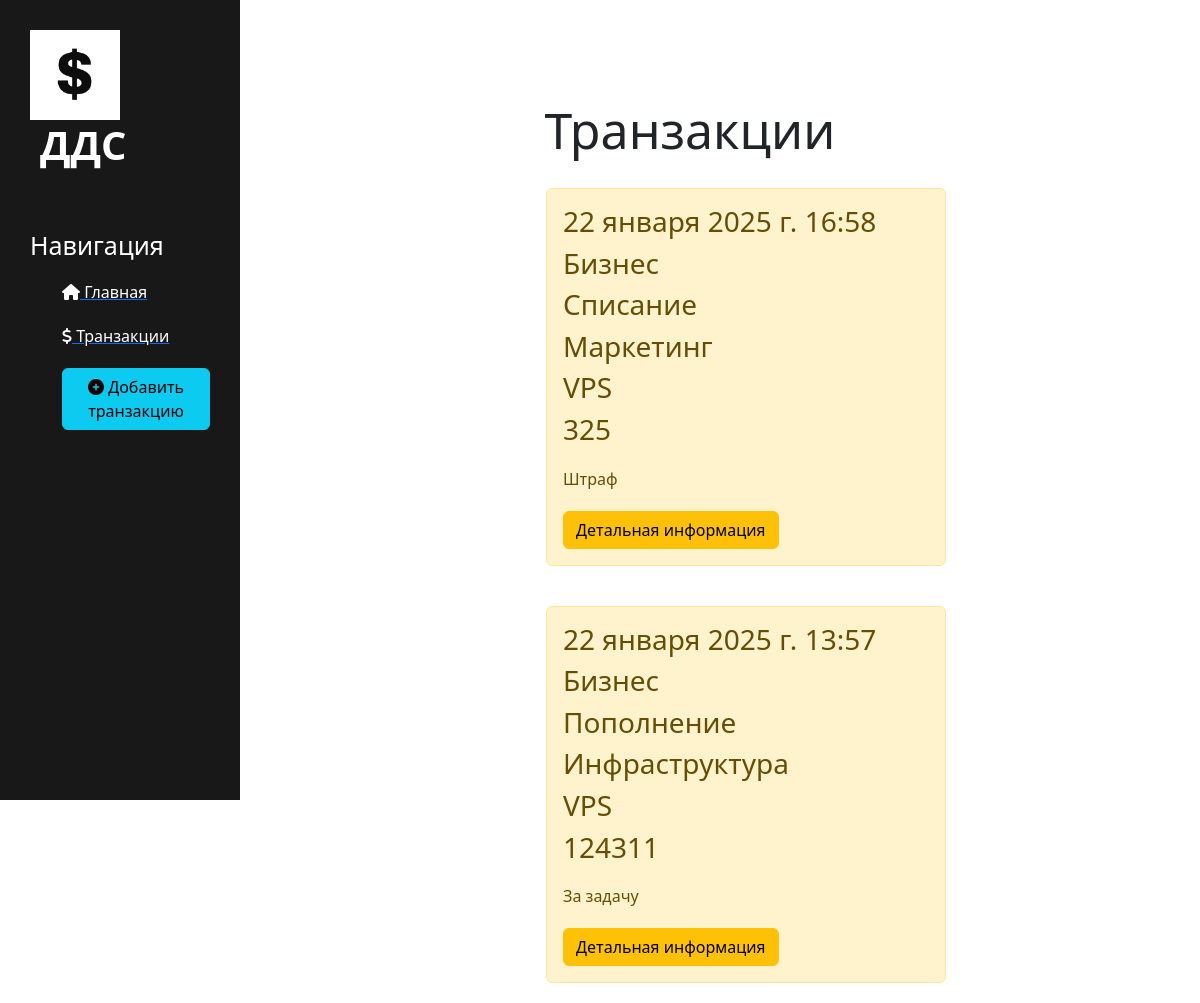
/transaction/, run on the app's committed database.
### transaction/models.py (models this page shows, shortened)
class Chek(models.Model):
    date_create = models.DateTimeField(auto_now_add=True)
    date_update = models.DateTimeField(auto_now=True)
    status = models.ForeignKey(Status, on_delete=models.PROTECT)
    type = models.ForeignKey(Type, on_delete=models.PROTECT)
    category = models.ForeignKey(Category, on_delete=models.PROTECT)
    sub_categoty = models.ForeignKey(SubCategory, on_delete=models.PROTECT)
    summ = models.IntegerField()
    coment = models.CharField('Коментарий', max_length=250)
    class Meta:
        verbose_name = 'Транзакция'
        verbose_name_plural = 'Транзакции'

class Status(models.Model):
    name = models.CharField(max_length=255, db_index=True)
    def __str__(self):
        return self.name
    class Meta:
        verbose_name = 'Статус'
        verbose_name_plural = 'Статусы'

class Type(models.Model):
    name = models.CharField(max_length=255, db_index=True)
    def __str__(self):
        return self.name
    class Meta:
        verbose_name = 'Тип'
        verbose_name_plural = 'Типы'

class Category(models.Model):
    name = models.CharField(max_length=255, db_index=True)
    def __str__(self):
        return self.name
    class Meta:
        verbose_name = 'Категория'
        verbose_name_plural = 'Категории'

class SubCategory(models.Model):
    name = models.CharField(max_length=255, db_index=True)
    category = models.ForeignKey(Category, on_delete=models.PROTECT)
    def __str__(self):
        return self.name
    class Meta:
        verbose_name = 'Под-категория'
        verbose_name_plural = 'Под-категории'

### transaction/views.py (the view)
# urls.py: path('', views.tran_home, name='tran_home'),
def tran_home(request):
    cheks = Chek.objects.order_by('-date_create')
    return render(request, 'transaction/tran_home.html', {'cheks': cheks})

### transaction/templates/transaction/tran_home.html (shortened to what this page needs)
{% extends 'main/layout.html' %}
{% block content %}
    <div class="features">
        <h1>Транзакции</h1>
        {% if cheks %}
            {% for el in cheks %}
                <div class="alert alert-warning">
                    <h3>{{ el.date_create }}</h3>
                    <h3>{{ el.status }}</h3>
                    <h3>{{ el.type }}</h3>
                    <h3>{{ el.category }}</h3>
                    <h3>{{ el.sub_categoty }}</h3>
                    <h3>{{ el.summ }}</h3>
                    <p>{{ el.coment }}</p>
                    <a href="{% url 'tran-detail' el.id %}" class="btn btn-warning">Детальная информация</a>
                </div>
            {% endfor %}
        {% else %}
            <p>Нет записей</p>
        {% endif %}
    </div>
{% endblock %}

### main/templates/main/layout.html (shortened to what this page needs)
{% load static %}
<!DOCTYPE html>
<html lang="ru">
<head>
    <link rel="stylesheet" href="https://cdn.jsdelivr.net/npm/bootstrap@5.3.3/dist/css/bootstrap.min.css">
    <link rel="stylesheet" href="{% static 'main/css/main.css' %}">
    <link rel="stylesheet" href="https://use.fontawesome.com/releases/v6.0.0/css/all.css">
</head>
<body>
    <aside>
        <img src="{% static 'main/img/dol.png' %}" alt="Лого">
        <span class="logo">ДДС</span>
        <h3>Навигация</h3>
        <ul>
            <a href="{% url 'home' %}"><li><i class="fa-solid fa-house"></i> Главная</li></a>
            <a href="{% url 'tran_home' %}"><li><i class="fa-solid fa-dollar-sign"></i> Транзакции</li></a>
            <a href="{% url 'create' %}"><li><button class="btn btn-info"><i class="fas fa-plus-circle"></i> Добавить транзакцию</li></a>
        </ul>
    </aside>
    <main>
        {% block content %}
        {% endblock %}
    </main>
</body>
</html>

### main/static/main/css/main.css (style rules this page uses)
body { background: #fff; }
aside { float: left; background: #181818; width: 20%; padding: 2.5%; height: 100vh; color: #fff; border_right: 5px solid #4d4d4d; }
aside img { width: 90px; float: left; }
aside .logo { font-size: 40px; margin-left: 10px; font-weight: bold; position: relative; top: -5px; }
aside h3 { margin-top: 50px; font-size: 25px; }
aside ul { list-style: none }
aside ul li { color: #fff; display: block; margin-top: 20px; transition: transform .6s ease; }
main .features { float: left; margin-top: 100px; text-align: center; width: 75%; }
main .features h1 { font-size: 50px; }
main .features p { max-width: 400px; margin: 20px auto }
.alert-warning { float: left; clear: both; width: 400px; margin: 20px 34%; text-align: left; }

### data on the page
Chek: date_create "22 января 2025 г. 16:58", status "Бизнес", type "Списание", category "Маркетинг", sub_categoty "VPS", summ "325", coment "Штраф"
Chek: date_create "22 января 2025 г. 13:57", status "Бизнес", type "Пополнение", category "Инфраструктура", sub_categoty "VPS", summ "124311", coment "За задачу"
